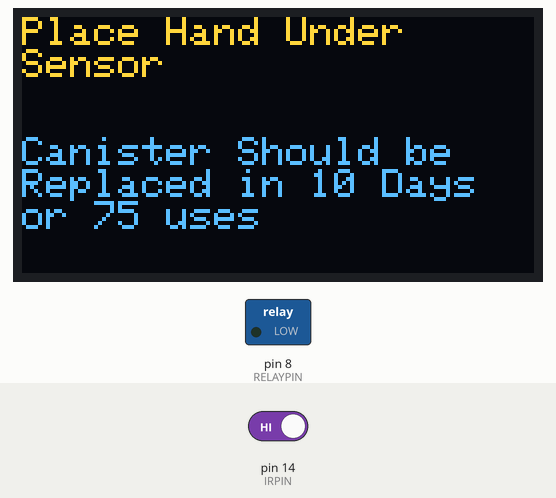
The sketch below on a simulated Arduino Uno, built with avr-gcc and run on an emulated ATmega328P. Parts: 128×64 one-colour display, switched loads named in the sketch (green lamp = pin HIGH). The inputs (shaded band) are chosen by the test bench; at power-on: pin 14 (IRPIN) HIGH. The OLED is the two-colour kind (top 16 rows yellow).

Above: at 1.2 s.
1.3 s: pin 14 (IRPIN) driven LOW
At 2.8 s:
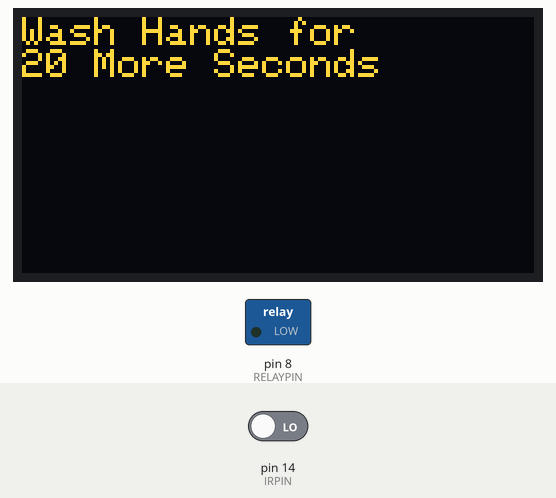
At 3.8 s:
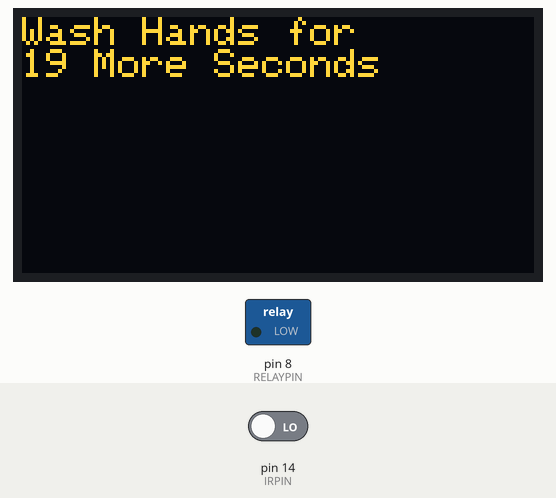
Timing chart, 0 to 23.6 s (numbered marks = the images above; inputs shaded):
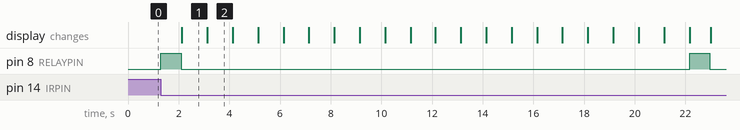

The sketch:

smartSoapDispenser.ino
```cpp
// Purpose: Smart Soap Dispenser Code
// Reference: https://bit.ly/2R0GNmt
// Author: A. Goldman
// Date: May 29, 2021
// Status: Working

#include <Wire.h>         // Includes the Wire library
#include <Adafruit_GFX.h> // Includes the libraries for the OLED display
#include <Adafruit_SSD1306.h>
#define SCREEN_WIDTH 128 // OLED display width, in pixels
#define SCREEN_HEIGHT 64 // OLED display height, in pixels
#define RELAYPIN PB0     // Defines relay signal pin
#define IRPIN PC0        // Defines IR sensor pin
#define TOTALUSES 75     // Total times dispenser can be used

// Configures display...
Adafruit_SSD1306 display(SCREEN_WIDTH, SCREEN_HEIGHT, &Wire, -1);
uint16_t uses = 0;           // Variable to count uses
uint16_t usesLeft;           // Variable to hold amount of uses left
uint16_t daysLeft;           // Variable to hold amount of days left
unsigned long millisCapture; // Time capture variable

void setup()
{
    DDRB |= 1 << RELAYPIN;                     // Sets relay pin as output
    DDRC &= ~(1 << IRPIN);                     // Sets IR pin as input
    display.begin(SSD1306_SWITCHCAPVCC, 0x3C); // Sets up display
    setupDisplay();                            // Runs custom function, created below
    display.setTextSize(1);                    // Sets text size
    display.setTextColor(WHITE);               // Sets text colour
    usesLeft = TOTALUSES - uses;               // Calculates number of uses left
    daysLeft = (usesLeft) / 7;                 // Calculated number of days left
}

void loop()
{
    setupDisplay();                        // Clears display and sets cursor to origin
    display.println("Place Hand Under");   // Writes text to display
    display.print("Sensor");               // Writes text to display
    display.setCursor(0, 30);              // Sets cursor to (0, 30)
    display.println("Canister Should be"); // Writes text to display...
    display.println(String("Replaced in ") + daysLeft + String(" Days"));
    display.println(String("or ") + usesLeft + String(" uses"));
    display.display(); // Displays text on display
    while (PINC & (1 << IRPIN)); // Wait until hand placed under sensor
    if (!(PINC & (1 << IRPIN)))
    {                              // If hand placed under sensor
        PORTB |= 1 << RELAYPIN;    // Activates relay by putting signal pin high
        delay(800);                // Delay while soap is being dispensed
        PORTB &= ~(1 << RELAYPIN); // Closes relay by putting signal pin low
        millisCapture = millis();  // Captures millis() time stamp
        while (millis() - millisCapture < 20000)
        { // Runs for 2 seconds...
            // Calculates number of seconds left for hand washing...
            uint8_t washSecondsLeft = 20 - ((millis() - millisCapture) / 1000);
            setupDisplay();                    // Clears display and sets cursor to origin
            display.println("Wash Hands for"); // Writes text to display...
            display.print(washSecondsLeft + String(" More Seconds"));
            display.display(); // Displays text on display
        }
        uses++;                      // Increases uses variable by 1
        usesLeft = TOTALUSES - uses; // Calculates uses left
        daysLeft = (usesLeft) / 7;   // Calculates number of days left
    }
}

void setupDisplay()
{                            // Function to initialize OLED display
    display.clearDisplay();  // Clears display
    display.setCursor(0, 0); // Sets cursor to origin
}
```

Measured:
- after the input at 1.3 s, pin 8 (RELAYPIN): alternates HIGH for 0.80 s and LOW for 20.1 s, starting at once; the display: changes after 0.83 s (image 1)
- what the display in image 1 shows lasts 1.0 s, from 2.1 s to 3.1 s
